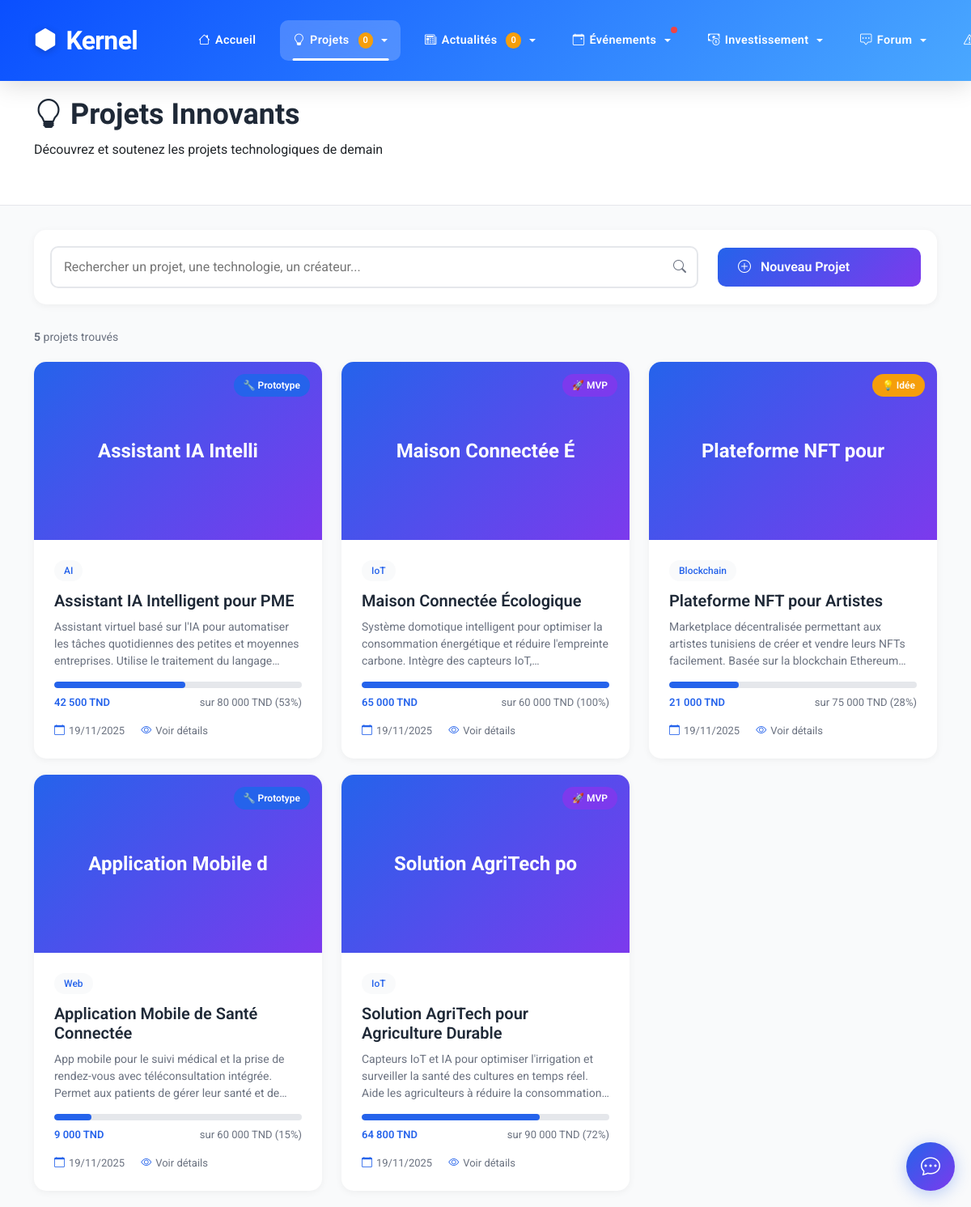
/Kernel-MohamedChaouachi/view/FrontOffice/listeprojet.php, run on an earlier commit of the app's database.
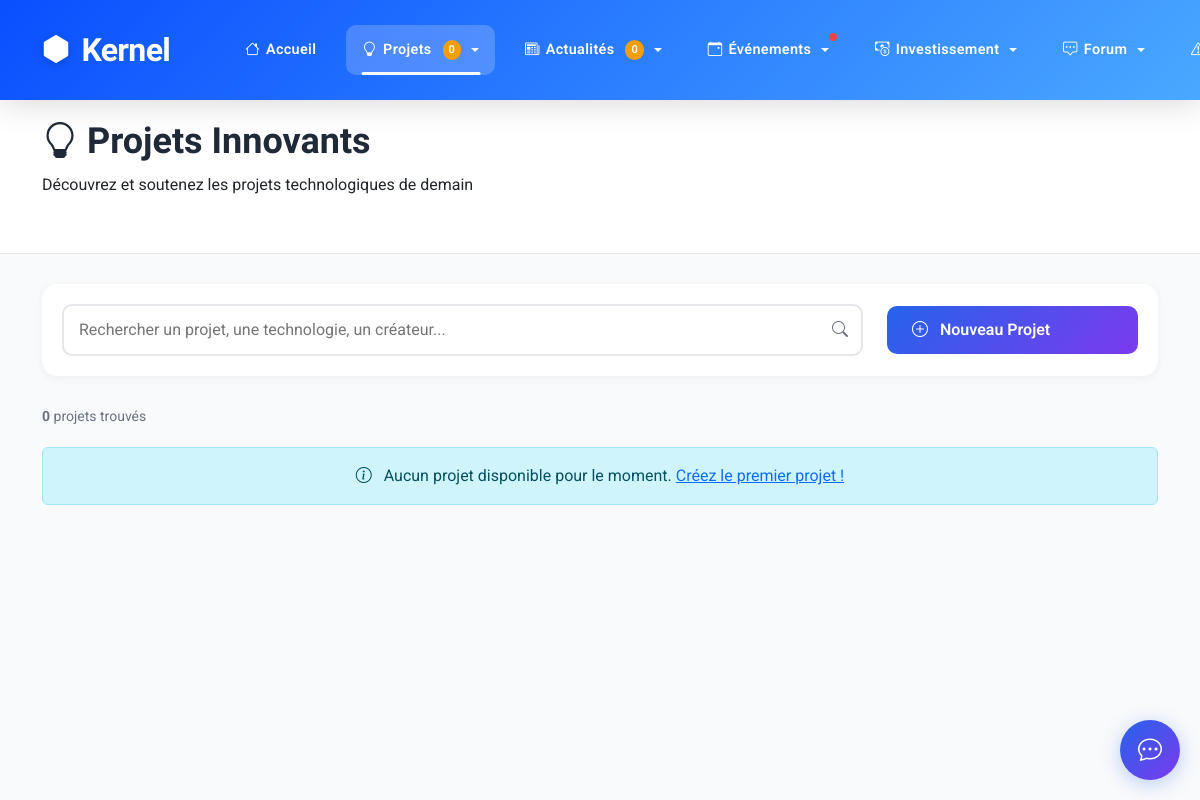
And on a later commit of the database.
### tables this page shows
CREATE TABLE `projet` (
  `id` int(11) NOT NULL,
  `titre` varchar(200) DEFAULT NULL,
  `description` text DEFAULT NULL,
  `budget_requis` decimal(10,2) DEFAULT NULL,
  `budget_actuel` decimal(10,2) DEFAULT NULL,
  `statut` enum('en_cours','termine','annule') DEFAULT NULL,
  `date_creation` datetime DEFAULT NULL,
  `user_id` int(11) DEFAULT NULL
);

CREATE TABLE `categorie` (
  `id` int(11) NOT NULL,
  `nom` varchar(100) DEFAULT NULL,
  `icon` varchar(50) DEFAULT NULL,
  `description` text DEFAULT NULL
);

### Kernel-MohamedChaouachi/controller/projetcontroller.php (called while the page is built, shortened)
<?php
class ProjetController {
    public function listProjets() {
        $sql = "SELECT p.*,
                (SELECT COUNT(*) FROM projet_categorie pc WHERE pc.projet_id = p.id) as nb_categories
                FROM projet p
                ORDER BY p.date_creation DESC";
        $db = config::getConnexion();
        try {
            $list = $db->query($sql);
            return $list->fetchAll();
        } catch (Exception $e) {
            die('Error:' . $e->getMessage());
        }
    }
    public function getProjetCategories($projet_id) {
        $sql = "SELECT c.* FROM categorie c
                INNER JOIN projet_categorie pc ON c.id = pc.categorie_id
                WHERE pc.projet_id = :projet_id";
        $db = config::getConnexion();
        try {
            $query = $db->prepare($sql);
            $query->bindValue(':projet_id', $projet_id);
            $query->execute();
            return $query->fetchAll();
        } catch (Exception $e) {
            die('Error:' . $e->getMessage());
        }
    }
}
?>

### Kernel-MohamedChaouachi/view/FrontOffice/listeprojet.php (the view, shortened to what the changed rows need)
<?php
include_once(__DIR__ . '/../../controller/projetcontroller.php');
$projetController = new ProjetController();
$projets = $projetController->listProjets();
function calculatePercentage($actuel, $requis) {
    return min(100, round(($actuel / $requis) * 100));
}
function getStatusBadge($statut) {
    $badges = [
        'idee' => ['text' => '💡 Idée', 'color' => '#F59E0B'],
        'prototype' => ['text' => '🔧 Prototype', 'color' => '#2563EB'],
        'mvp' => ['text' => '🚀 MVP', 'color' => '#7C3AED'],
        'production' => ['text' => '✓ Production', 'color' => '#10B981']
    ];
    return $badges[$statut] ?? ['text' => '⭐ Nouveau', 'color' => '#F59E0B'];
}
?>
<!DOCTYPE html>
<html lang="fr">
<head>
  <link href="https://cdnjs.cloudflare.com/ajax/libs/bootstrap/5.3.0/css/bootstrap.min.css" rel="stylesheet">
  <link href="https://cdnjs.cloudflare.com/ajax/libs/bootstrap-icons/1.10.0/font/bootstrap-icons.min.css" rel="stylesheet">
</head>
<body>
  <div class="page-header">
    <div class="container">
      <h1><i class="bi bi-lightbulb"></i> Projets Innovants</h1>
    </div>
  </div>
  <div class="container">
    <div class="results-header">
      <div class="results-count">
        <strong><?php echo count($projets); ?></strong> projets trouvés
      </div>
    </div>
    <div class="row">
      <?php if (empty($projets)): ?>
        <div class="col-12">
          <div class="alert alert-info text-center">
            <i class="bi bi-info-circle me-2"></i>
            Aucun projet disponible pour le moment. <a href="ajoutprojet.php">Créez le premier projet !</a>
          </div>
        </div>
      <?php else: ?>
        <?php foreach ($projets as $projet):
          $percentage = calculatePercentage($projet['budget_actuel'], $projet['budget_requis']);
          $badge = getStatusBadge($projet['statut']);
          $projetCategories = $projetController->getProjetCategories($projet['id']);
          $categoryName = !empty($projetCategories) ? $projetCategories[0]['nom'] : 'Non catégorisé';
        ?>
          <div class="col-md-6 col-lg-4">
            <a href="detailsprojet.php?id=<?php echo $projet['id']; ?>" class="project-card">
              <div style="position: relative;">
                <div class="project-image">
                  <?php echo htmlspecialchars(substr($projet['titre'], 0, 20)); ?>
                </div>
                <span class="project-badge" style="position: absolute; background: <?php echo $badge['color']; ?>;">
                  <?php echo $badge['text']; ?>
                </span>
              </div>
              <div class="project-content">
                <span class="project-category"><?php echo htmlspecialchars($categoryName); ?></span>
                <h3 class="project-title"><?php echo htmlspecialchars($projet['titre']); ?></h3>
                <p class="project-description"><?php echo htmlspecialchars(substr($projet['description'], 0, 150)) . '...'; ?></p>
                <?php if ($projet['budget_requis'] > 0): ?>
                <div class="project-funding">
                  <div class="funding-progress">
                    <div class="funding-bar" style="width: <?php echo $percentage; ?>%;"></div>
                  </div>
                  <div class="funding-info">
                    <span class="funding-amount"><?php echo number_format($projet['budget_actuel'], 0, ',', ' '); ?> TND</span>
                    <span>sur <?php echo number_format($projet['budget_requis'], 0, ',', ' '); ?> TND (<?php echo $percentage; ?>%)</span>
                  </div>
                </div>
                <?php endif; ?>
                <div class="project-stats">
                  <span class="stat-item">
                    <i class="bi bi-calendar"></i>
                    <?php echo date('d/m/Y', strtotime($projet['date_creation'])); ?>
                  </span>
                  <span class="stat-item">
                    <i class="bi bi-eye"></i> Voir détails
                  </span>
                </div>
              </div>
            </a>
          </div>
        <?php endforeach; ?>
      <?php endif; ?>
    </div>
  </div>
</body>
</html>

What changed in the data, as far as the page shows it:
removed projet: titre "Assistant IA Intelli", statut "🔧 Prototype", categorie.nom "AI", titre "Assistant IA Intelligent pour PME", description "Assistant virtuel basé sur l'IA pour automatiser les tâches quotidiennes des petites et moyennes entreprises. Utilise le traitement du…", budget_actuel "42 500", budget_requis "80 000", percentage "53", date_creation "19/11/2025"
removed projet: titre "Maison Connectée É", statut "🚀 MVP", categorie.nom "IoT", titre "Maison Connectée Écologique", description "Système domotique intelligent pour optimiser la consommation énergétique et réduire l'empreinte carbone. Intègre des capteurs…", budget_actuel "65 000", budget_requis "60 000", percentage "100", date_creation "19/11/2025"
removed projet: titre "Plateforme NFT pour", statut "💡 Idée", categorie.nom "Blockchain", titre "Plateforme NFT pour Artistes", description "Marketplace décentralisée permettant aux artistes tunisiens de créer et vendre leurs NFTs facilement. Basée sur la blockchain…", budget_actuel "21 000", budget_requis "75 000", percentage "28", date_creation "19/11/2025"
removed projet: titre "Application Mobile d", statut "🔧 Prototype", categorie.nom "Web", titre "Application Mobile de Santé Connectée", description "App mobile pour le suivi médical et la prise de rendez-vous avec téléconsultation intégrée. Permet aux patients de gérer leur santé et…", budget_actuel "9 000", budget_requis "60 000", percentage "15", date_creation "19/11/2025"
removed projet: titre "Solution AgriTech po", statut "🚀 MVP", categorie.nom "IoT", titre "Solution AgriTech pour Agriculture Durable", description "Capteurs IoT et IA pour optimiser l'irrigation et surveiller la santé des cultures en temps réel. Aide les agriculteurs à réduire la consommation", budget_actuel "64 800", budget_requis "90 000", percentage "72", date_creation "19/11/2025"
Also different on the page:
count($projets): "5" → "0"
text now shown: "Aucun projet disponible pour le moment. Créez le premier projet !"
